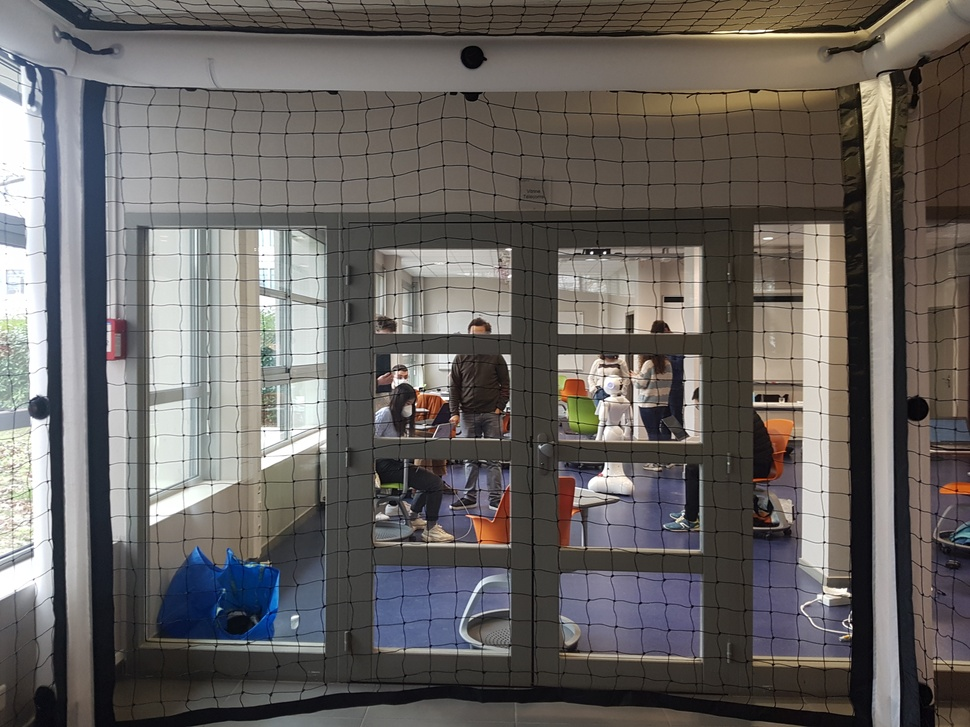
#> input picture images/20210104_114541.jpg, 970 x 727 px, shrunk from 4032 x 3024 before the run
$ python test_gftt.py
#> lines starting #> are read from the running program, lines starting #| are printed output that depends on the picture; after the words box and inside, x2 and y2 are one past the last pixel; in counts of white or black regions, pixels touching at a corner belong together
import numpy as np
import cv2 as cv

img = cv.imread('../images/20210104_114541.jpg')
#> img is the input picture: shape (727, 970, 3); mean B, G, R 97.4, 100, 104.2

gray = cv.cvtColor(img,cv.COLOR_BGR2GRAY)
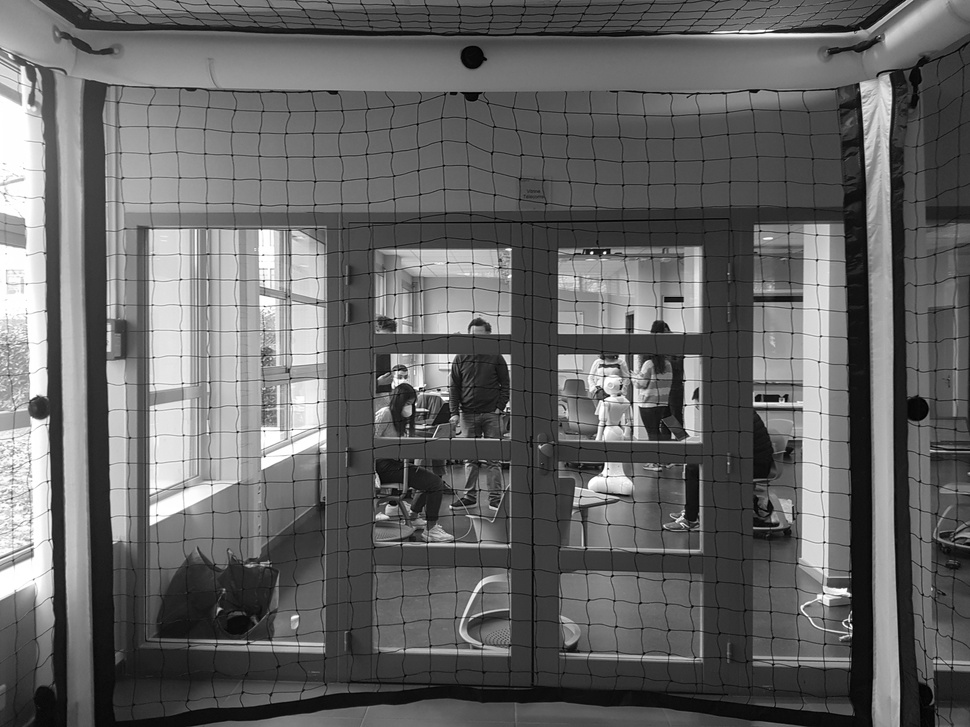
#> gray: shape (727, 970); min 0, max 255, mean 101

corners = cv.goodFeaturesToTrack(gray,200,0.01,10)
#> corners = 200 rows, first 8: [592, 252], [605, 252], [609, 395], [605, 463], [417, 389], [606, 425], [785, 401], [448, 398]
corners = np.int0(corners)

for i in corners:
    x,y = i.ravel()
    cv.circle(img,(x,y),3,255,-1)
#> this loop made 200 passes
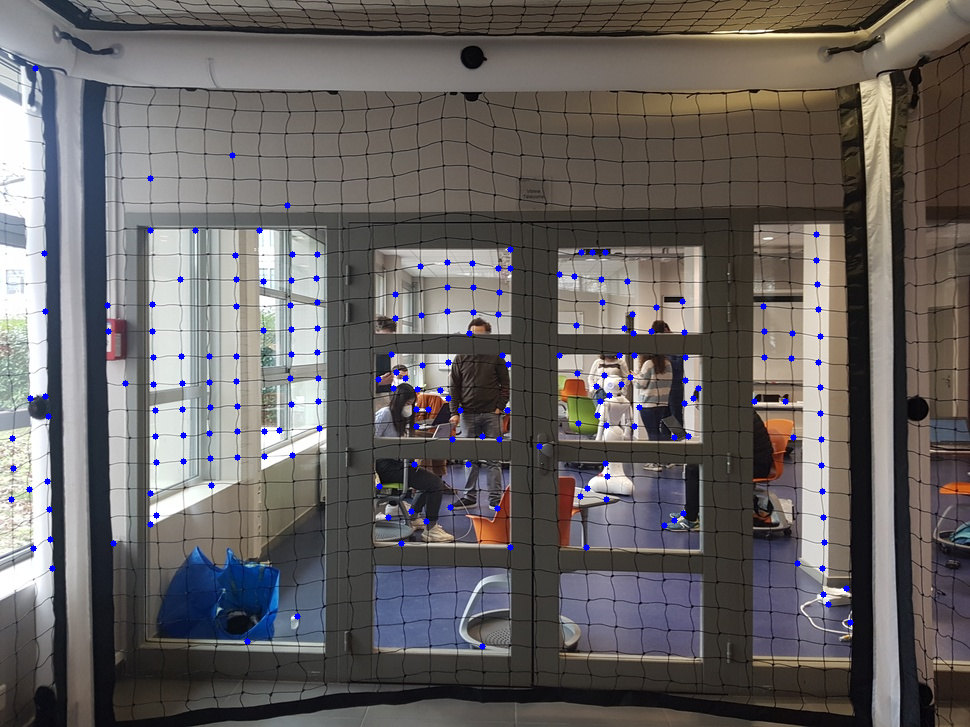
#> img: shape (727, 970, 3); 0.82% of pixels changed, all inside (x1, y1, x2, y2) = (8, 65, 854, 650)

cv.imwrite('Out.jpg', img)

$ run again, with images/20210104_114555.jpg copied over images/20210104_114541.jpg
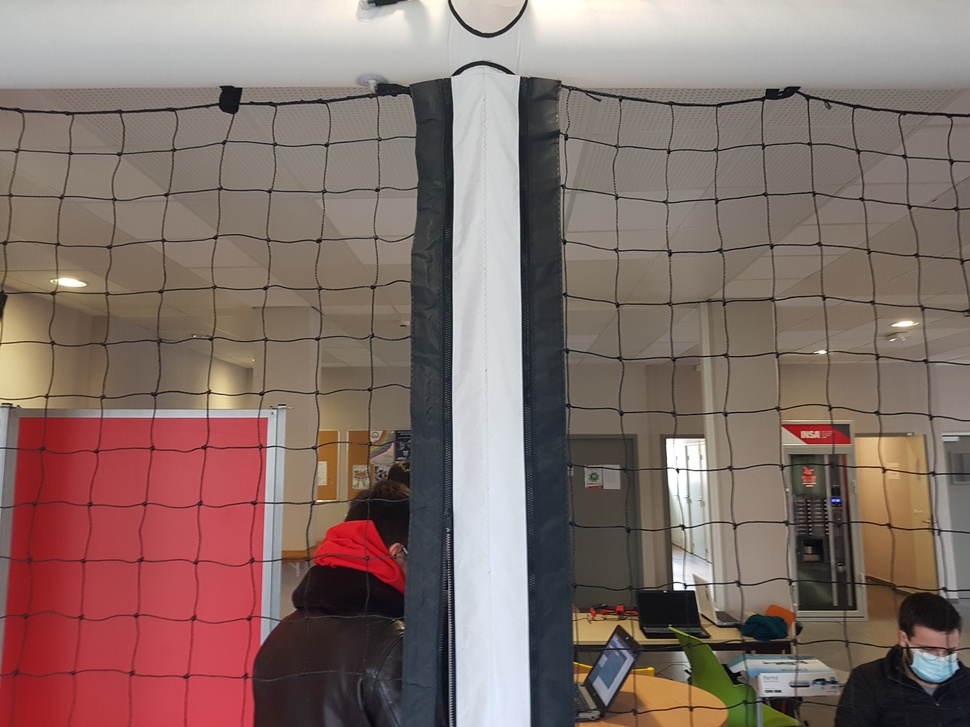
#> input picture images/20210104_114555.jpg, 970 x 727 px, shrunk from 4032 x 3024 before the run
#> img is the input picture: shape (727, 970, 3); mean B, G, R 105.5, 111.4, 132.1
#> `gray = cv.cvtColor(img,cv.COLOR_BGR2GRAY)`:
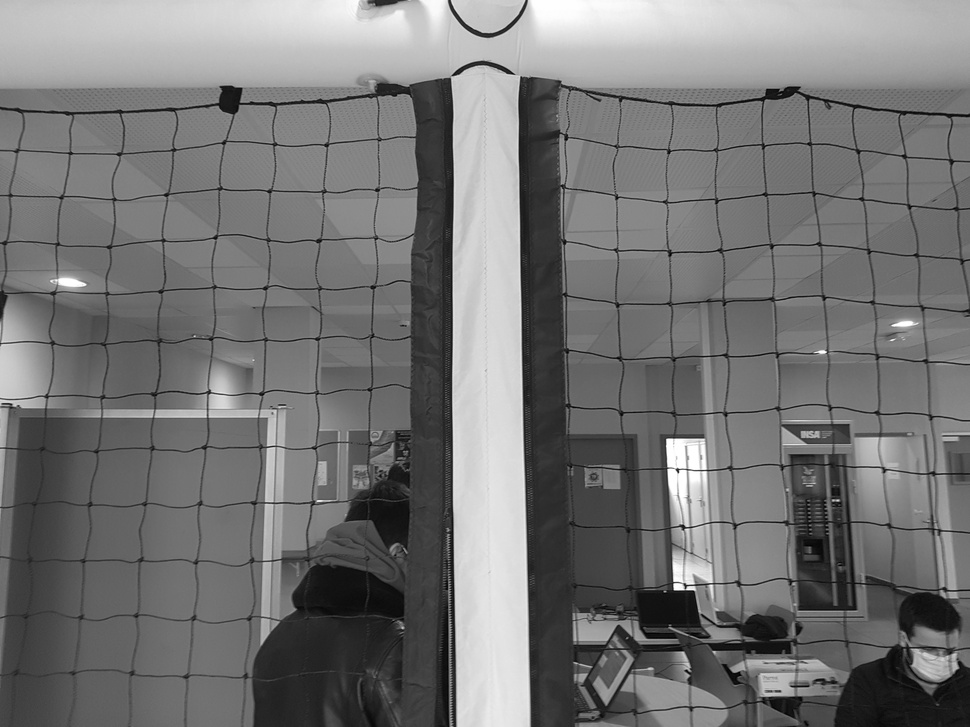
#> gray: shape (727, 970); min 1, max 255, mean 116.9
#> corners = 200 rows, first 8: [676, 469], [674, 589], [685, 589], [825, 352], [667, 439], [521, 77], [683, 529], [687, 471]
#> the loop `for i in corners:` made 200 passes
#> after the loop `for i in corners:`:
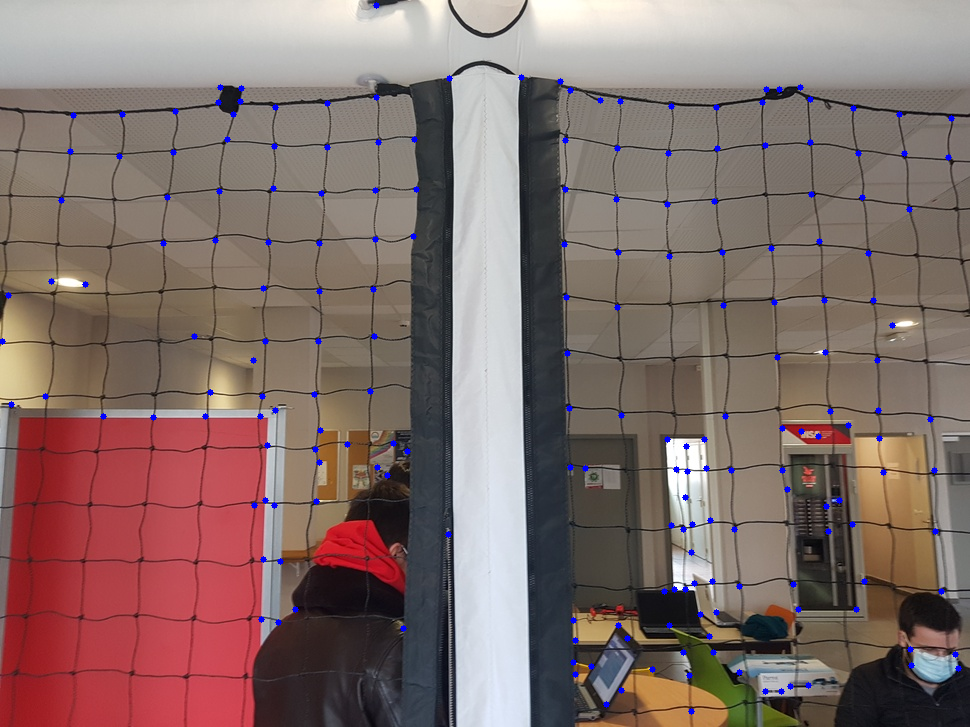
#> img: shape (727, 970, 3); 0.82% of pixels changed, all inside (x1, y1, x2, y2) = (0, 2, 962, 715)

$ run again, with images/20210104_114602.jpg copied over images/20210104_114541.jpg
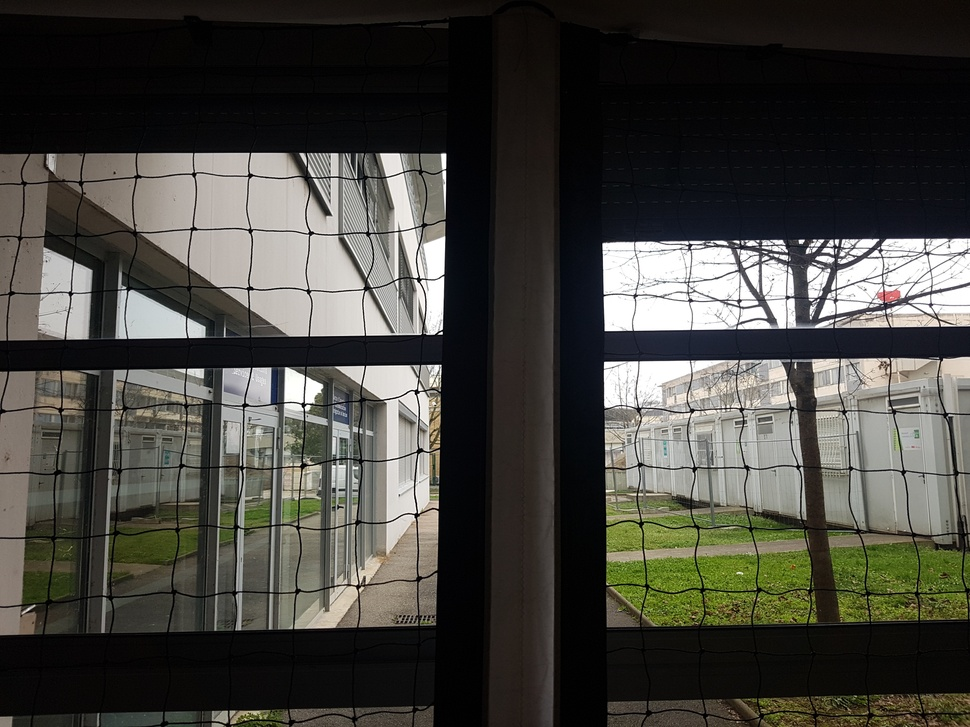
#> input picture images/20210104_114602.jpg, 970 x 727 px, shrunk from 4032 x 3024 before the run
#> img is the input picture: shape (727, 970, 3); mean B, G, R 62.6, 68.4, 69.3
#> `gray = cv.cvtColor(img,cv.COLOR_BGR2GRAY)`:
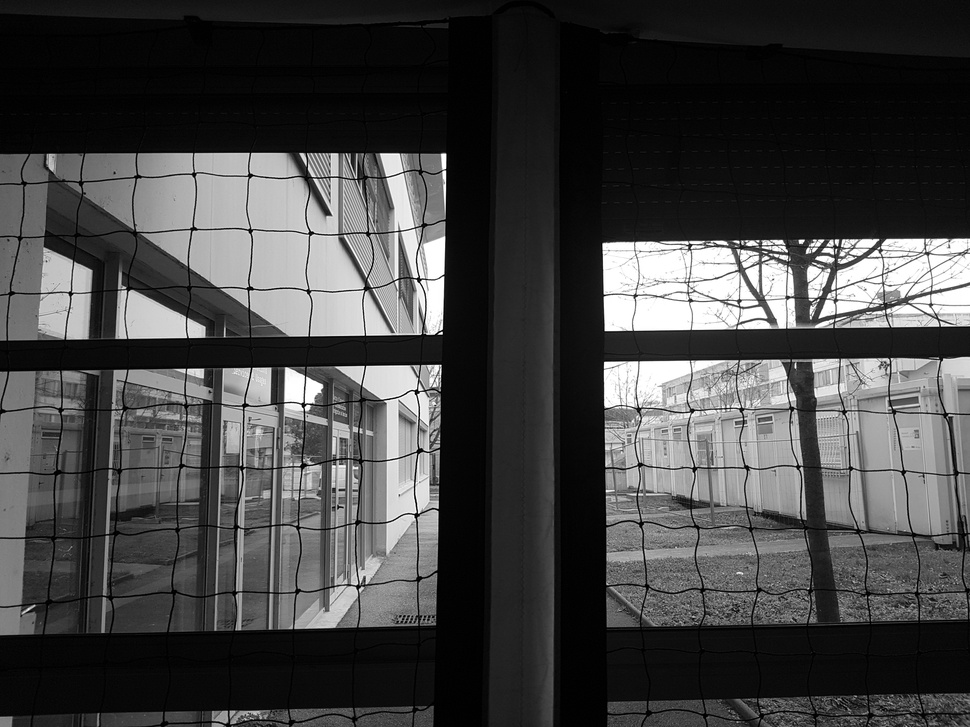
#> gray: shape (727, 970); min 0, max 255, mean 68
#> corners = 200 rows, first 8: [442, 333], [738, 242], [443, 276], [837, 245], [365, 335], [437, 507], [687, 247], [804, 240]
#> the loop `for i in corners:` made 200 passes
#> after the loop `for i in corners:`:
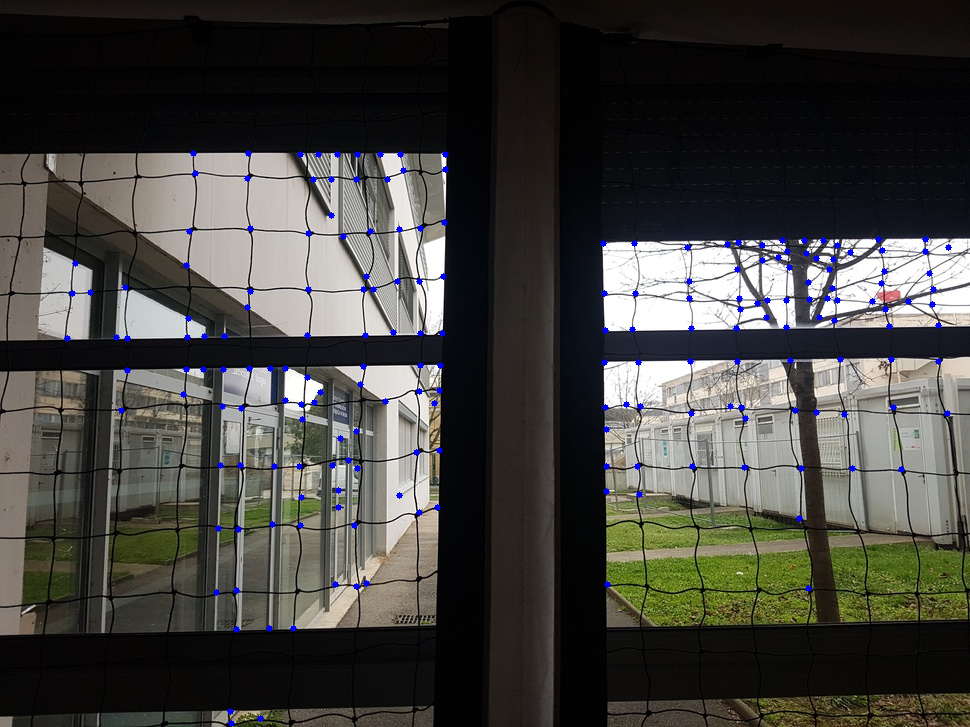
#> img: shape (727, 970, 3); 0.82% of pixels changed, all inside (x1, y1, x2, y2) = (64, 150, 952, 727)

$ run again, with images/20210104_114604.jpg copied over images/20210104_114541.jpg
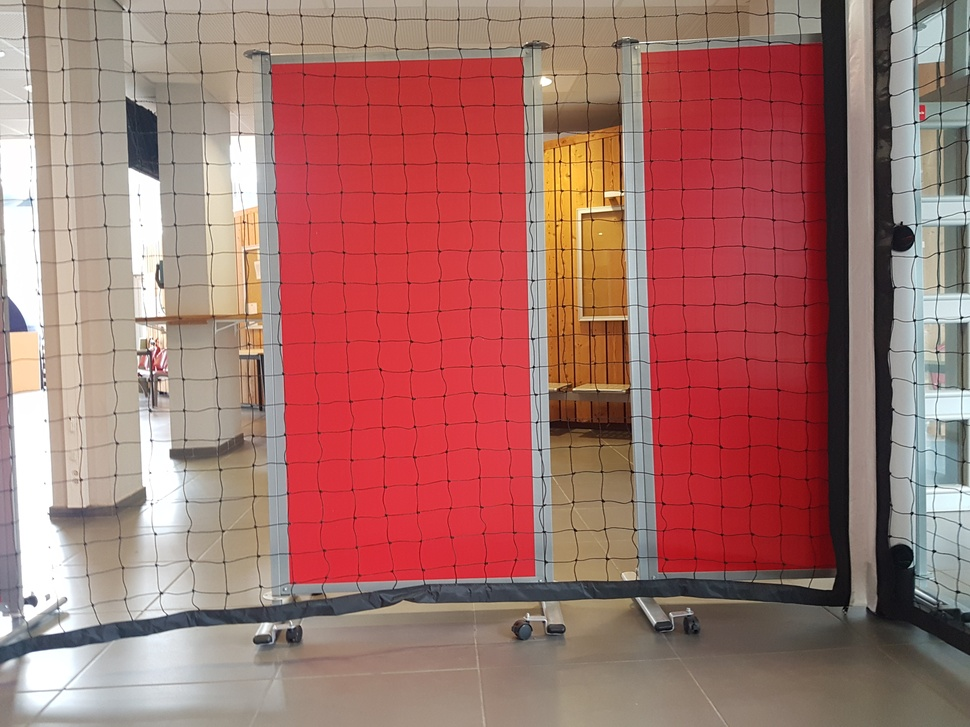
#> input picture images/20210104_114604.jpg, 970 x 727 px, shrunk from 4032 x 3024 before the run
#> img is the input picture: shape (727, 970, 3); mean B, G, R 107.2, 112.7, 163.7
#> `gray = cv.cvtColor(img,cv.COLOR_BGR2GRAY)`:
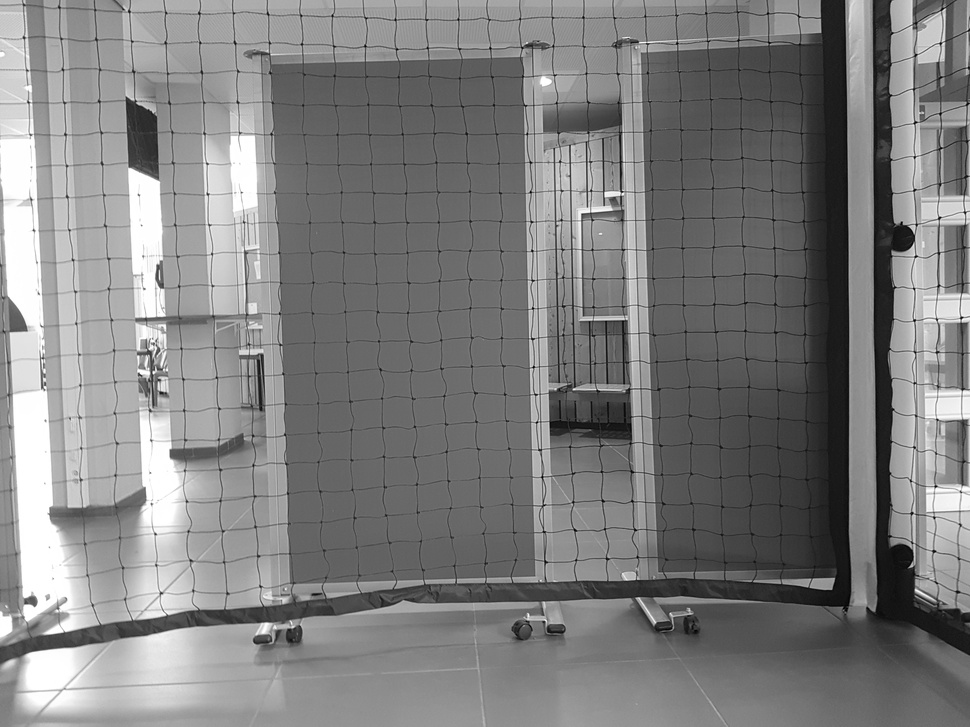
#> gray: shape (727, 970); min 0, max 255, mean 127.4
#> corners = 200 rows, first 8: [914, 320], [961, 317], [935, 486], [621, 192], [934, 517], [533, 367], [965, 212], [940, 43]
#> the loop `for i in corners:` made 200 passes
#> after the loop `for i in corners:`:
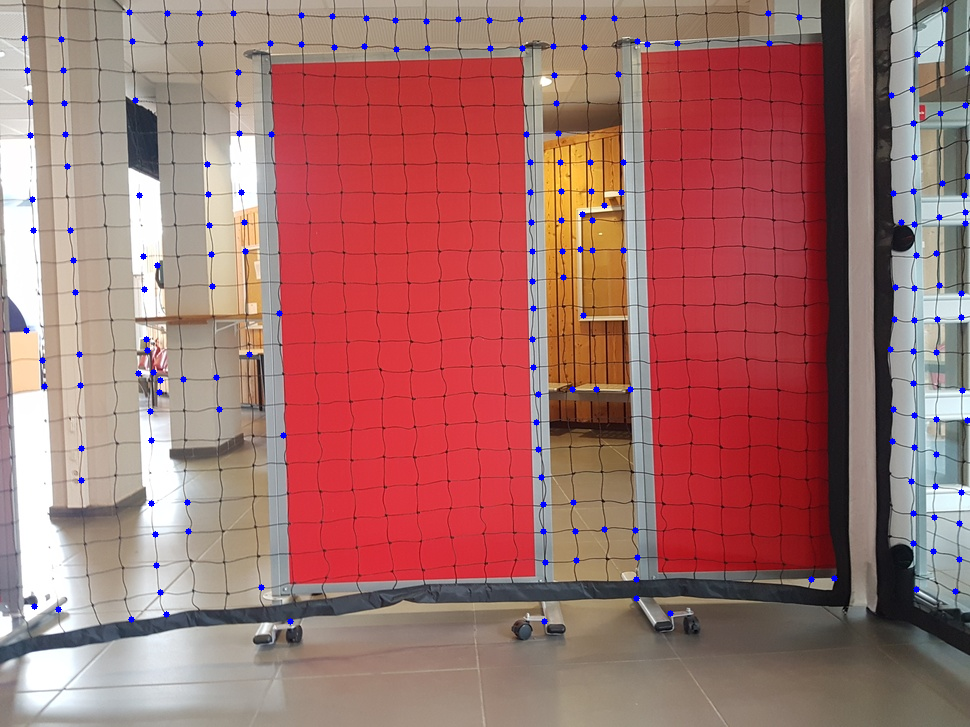
#> img: shape (727, 970, 3); 0.82% of pixels changed, all inside (x1, y1, x2, y2) = (21, 6, 970, 625)
